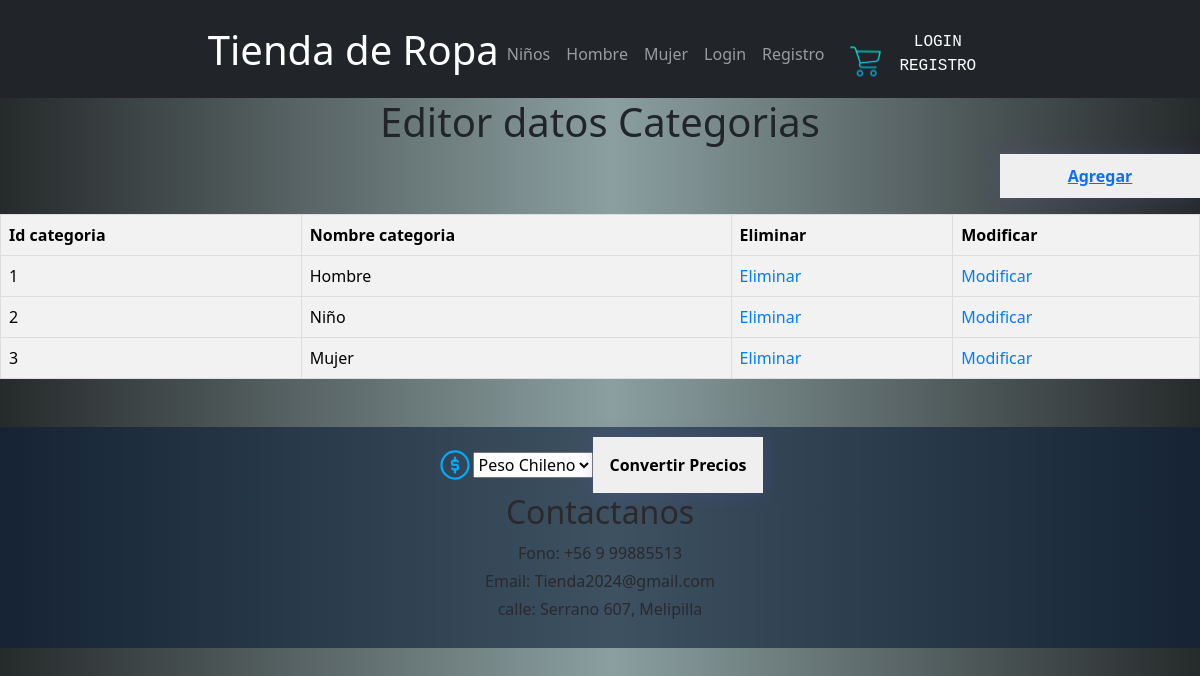
Page /trabajo/crud_categorias/ on the earlier database version.
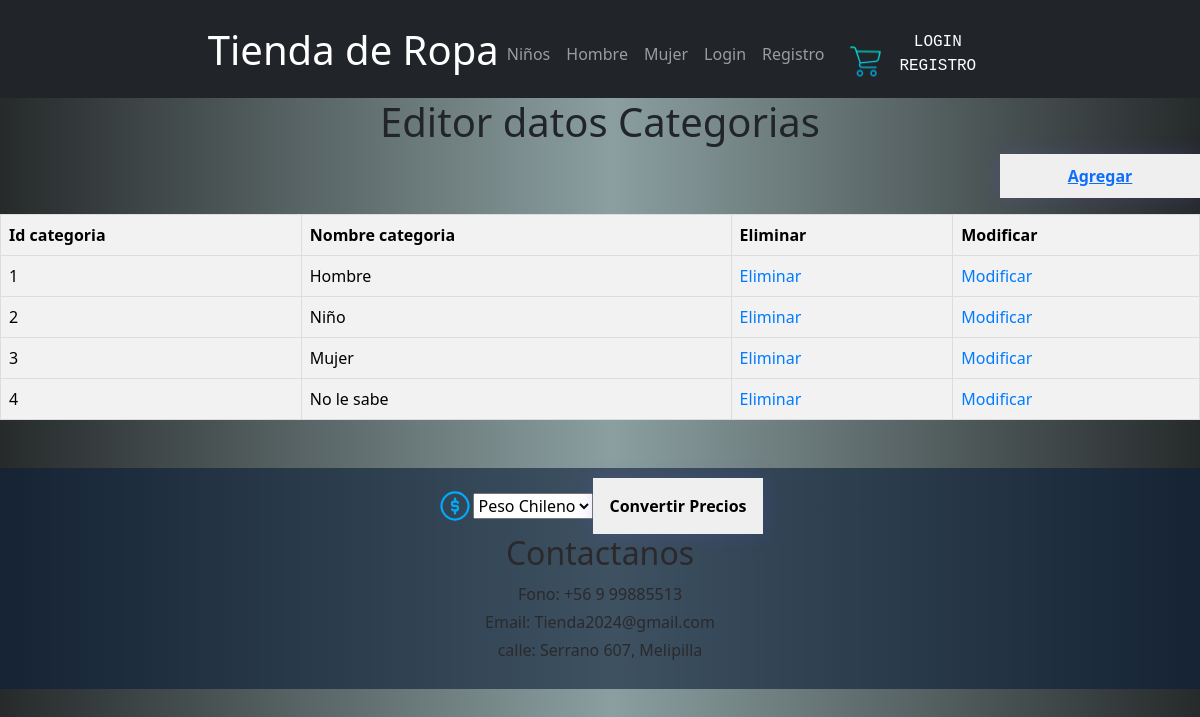
Same page on the later database version.
### trabajo/models.py (models this page shows, shortened)
class Categoria(models.Model):
    id_categoria = models.CharField(max_length=4,db_column='idCategoria',primary_key=True)
    categoria = models.CharField(max_length=20, blank=False, null=False)

### trabajo/views.py (the view)
# urls.py: path('crud_categorias/', crud_categorias, name='crud_categorias'),
def crud_categorias(request):
    categorias = Categoria.objects.all()
    context = {'categorias': categorias}
    print("Enviando datos categorias_list")
    return render(request, 'trabajo/categorias_list.html', context)

### trabajo/templates/trabajo/categorias_list.html (shortened to what this page needs)
{% extends 'base.html' %}
    {% block content %}
    <div class="todo">
        <h1>Editor datos Categorias</h1>
        <div class="botonAgregarContainer">
            <button class="botonAgregar" type="button">
                <a href="{% url 'categoriasAdd' %}">Agregar</a>
            </button>
        </div>
        <table class="editorTable">
            {% if categorias %}
                <th>Id categoria</th>
                <th>Nombre categoria</th>
                <th>Eliminar</th>
                <th>Modificar</th>
                {% for categoria in categorias %}
                    <tr>
                        <td>{{categoria.id_categoria}}</td>
                        <td>{{categoria.categoria}}</td>
                        <td><a href="{% url 'categorias_del' pk=categoria.id_categoria %}">Eliminar</a></td>
                        <td><a href="{% url 'categorias_edit' pk=categoria.id_categoria %}">Modificar</a></td>
                    </tr>
                {% endfor %}
            {% endif %}
        </table>
    </div>
    {% endblock %}

Differences in the rows shown:
added Categoria: id_categoria "4", categoria "No le sabe"
